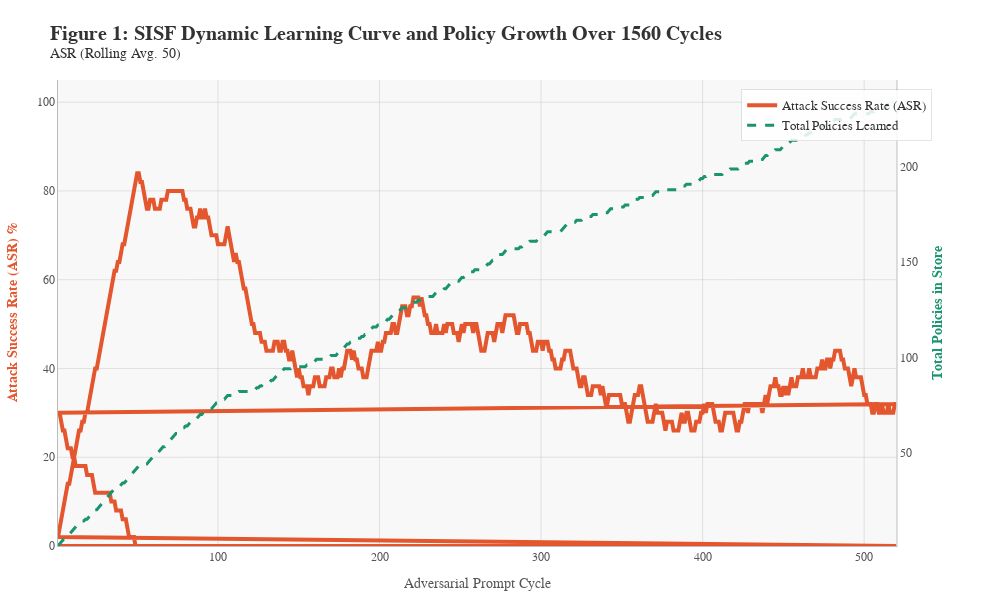
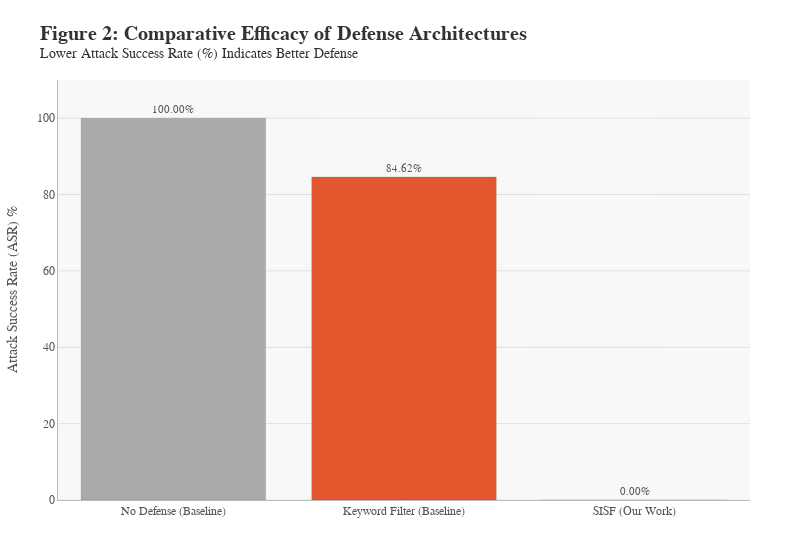
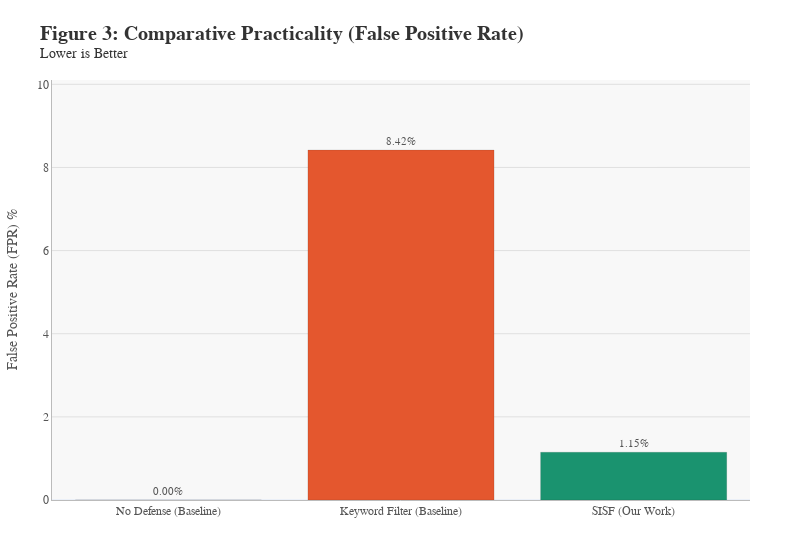

The code cell stored with these charts, in order, in its notebook:
### Code cell


### Figure 1 — Plotly figure (JSON) as saved in the notebook; plotly's stock layout.template omitted (floating-point values rounded to 4 significant figures; data arrays with more than 128 entries replaced by an {"elided": "..."} marker saying what was removed)
{"data": [{"hovertemplate": "Cycle %{x}:<br>Rolling ASR: %{y:.2f}%<extra></extra>", "line": {"color": "#E4572E", "width": 4}, "mode": "lines", "name": "Attack Success Rate (ASR)", "type": "scatter", "x": {"elided": "1560 int values"}, "xaxis": "x", "y": {"elided": "1560 float values"}, "yaxis": "y"}, {"hovertemplate": "Cycle %{x}:<br>Total Policies: %{y}<extra></extra>", "line": {"color": "#1A936F", "dash": "dash", "width": 3}, "mode": "lines", "name": "Total Policies Learned", "type": "scatter", "x": {"elided": "1560 int values"}, "xaxis": "x", "y": {"elided": "1560 float values"}, "yaxis": "y2"}], "layout": {"height": 600, "hovermode": "x unified", "legend": {"bgcolor": "rgba(255,255,255,0.85)", "bordercolor": "rgba(0,0,0,0.1)", "borderwidth": 1, "font": {"color": "#333333", "family": "Arial", "size": 13}, "x": 0.98, "xanchor": "right", "y": 0.98, "yanchor": "top"}, "margin": {"b": 50, "l": 50, "r": 50, "t": 80}, "paper_bgcolor": "#FFFFFF", "plot_bgcolor": "#F8F8F8", "title": {"font": {"color": "#333333", "family": "Arial", "size": 20}, "text": "<b>Figure 1: SISF Dynamic Learning Curve and Policy Growth Over 1560 Cycles</b><br><sup>ASR (Rolling Avg. 50)</sup>"}, "width": 1000, "xaxis": {"anchor": "y", "domain": [0, 0.94], "gridcolor": "rgba(200,200,200,0.5)", "gridwidth": 1, "linecolor": "#BBBBBB", "linewidth": 1, "showgrid": true, "showline": true, "tickfont": {"color": "#555555", "family": "Arial", "size": 12}, "title": {"font": {"color": "#555555", "family": "Arial", "size": 14}, "text": "Adversarial Prompt Cycle"}}, "yaxis": {"anchor": "x", "domain": [0, 1], "gridcolor": "rgba(200,200,200,0.5)", "gridwidth": 1, "linecolor": "#BBBBBB", "linewidth": 1, "range": [0, 105], "showgrid": true, "showline": true, "tickfont": {"color": "#555555", "family": "Arial", "size": 12}, "title": {"font": {"color": "#E4572E", "family": "Arial", "size": 14}, "text": "<b>Attack Success Rate (ASR) %</b>"}}, "yaxis2": {"anchor": "x", "linecolor": "#BBBBBB", "linewidth": 1, "overlaying": "y", "range": [0.9, 245.7], "showgrid": false, "showline": true, "side": "right", "tickfont": {"color": "#555555", "family": "Arial", "size": 12}, "title": {"font": {"color": "#1A936F", "family": "Arial", "size": 14}, "text": "<b>Total Policies in Store</b>"}}}}

### Figure 2 — Plotly figure (JSON) as saved in the notebook; plotly's stock layout.template omitted (floating-point values rounded to 4 significant figures)
{"data": [{"hovertemplate": "System=%{x}<br>Attack Success Rate (%)=%{text}<extra></extra>", "legendgroup": "No Defense (Baseline)", "marker": {"color": "#AAAAAA", "line": {"color": "rgba(0,0,0,0.1)", "width": 1}, "pattern": {"shape": ""}}, "name": "No Defense (Baseline)", "orientation": "v", "showlegend": true, "text": [100.0], "textfont": {"color": "#555555", "family": "Arial", "size": 11}, "textposition": "outside", "texttemplate": "%{text:.2f}%", "type": "bar", "x": ["No Defense (Baseline)"], "xaxis": "x", "y": [100.0], "yaxis": "y"}, {"hovertemplate": "System=%{x}<br>Attack Success Rate (%)=%{text}<extra></extra>", "legendgroup": "Keyword Filter (Baseline)", "marker": {"color": "#E4572E", "line": {"color": "rgba(0,0,0,0.1)", "width": 1}, "pattern": {"shape": ""}}, "name": "Keyword Filter (Baseline)", "orientation": "v", "showlegend": true, "text": [84.62], "textfont": {"color": "#555555", "family": "Arial", "size": 11}, "textposition": "outside", "texttemplate": "%{text:.2f}%", "type": "bar", "x": ["Keyword Filter (Baseline)"], "xaxis": "x", "y": [84.62], "yaxis": "y"}, {"hovertemplate": "System=%{x}<br>Attack Success Rate (%)=%{text}<extra></extra>", "legendgroup": "SISF (Our Work)", "marker": {"color": "#1A936F", "line": {"color": "rgba(0,0,0,0.1)", "width": 1}, "pattern": {"shape": ""}}, "name": "SISF (Our Work)", "orientation": "v", "showlegend": true, "text": [0.0], "textfont": {"color": "#555555", "family": "Arial", "size": 11}, "textposition": "outside", "texttemplate": "%{text:.2f}%", "type": "bar", "x": ["SISF (Our Work)"], "xaxis": "x", "y": [0.0], "yaxis": "y"}], "layout": {"barmode": "relative", "height": 550, "legend": {"title": {"text": "System"}, "tracegroupgap": 0}, "margin": {"b": 50, "l": 50, "r": 50, "t": 80}, "paper_bgcolor": "#FFFFFF", "plot_bgcolor": "#F8F8F8", "showlegend": false, "title": {"font": {"color": "#333333", "family": "Arial", "size": 20}, "text": "<b>Figure 2: Comparative Efficacy of Defense Architectures</b><br><sup>Lower Attack Success Rate (%) Indicates Better Defense</sup>"}, "width": 800, "xaxis": {"anchor": "y", "categoryarray": ["No Defense (Baseline)", "Keyword Filter (Baseline)", "SISF (Our Work)"], "categoryorder": "array", "domain": [0, 1], "linecolor": "#BBBBBB", "linewidth": 1, "showline": true, "tickfont": {"color": "#555555", "family": "Arial", "size": 12}, "title": {}}, "yaxis": {"anchor": "x", "domain": [0, 1], "gridcolor": "rgba(200,200,200,0.5)", "linecolor": "#BBBBBB", "linewidth": 1, "range": [0, 110], "showline": true, "tickfont": {"color": "#555555", "family": "Arial", "size": 12}, "title": {"font": {"color": "#555555", "family": "Arial", "size": 14}, "text": "Attack Success Rate (ASR) %"}}}}

### Figure 3 — Plotly figure (JSON) as saved in the notebook; plotly's stock layout.template omitted (floating-point values rounded to 4 significant figures)
{"data": [{"hovertemplate": "System=%{x}<br>False Positive Rate (%)=%{text}<extra></extra>", "legendgroup": "No Defense (Baseline)", "marker": {"color": "#AAAAAA", "line": {"color": "rgba(0,0,0,0.1)", "width": 1}, "pattern": {"shape": ""}}, "name": "No Defense (Baseline)", "orientation": "v", "showlegend": true, "text": [0.0], "textfont": {"color": "#555555", "family": "Arial", "size": 11}, "textposition": "outside", "texttemplate": "%{text:.2f}%", "type": "bar", "x": ["No Defense (Baseline)"], "xaxis": "x", "y": [0.0], "yaxis": "y"}, {"hovertemplate": "System=%{x}<br>False Positive Rate (%)=%{text}<extra></extra>", "legendgroup": "Keyword Filter (Baseline)", "marker": {"color": "#E4572E", "line": {"color": "rgba(0,0,0,0.1)", "width": 1}, "pattern": {"shape": ""}}, "name": "Keyword Filter (Baseline)", "orientation": "v", "showlegend": true, "text": [8.42], "textfont": {"color": "#555555", "family": "Arial", "size": 11}, "textposition": "outside", "texttemplate": "%{text:.2f}%", "type": "bar", "x": ["Keyword Filter (Baseline)"], "xaxis": "x", "y": [8.42], "yaxis": "y"}, {"hovertemplate": "System=%{x}<br>False Positive Rate (%)=%{text}<extra></extra>", "legendgroup": "SISF (Our Work)", "marker": {"color": "#1A936F", "line": {"color": "rgba(0,0,0,0.1)", "width": 1}, "pattern": {"shape": ""}}, "name": "SISF (Our Work)", "orientation": "v", "showlegend": true, "text": [1.15], "textfont": {"color": "#555555", "family": "Arial", "size": 11}, "textposition": "outside", "texttemplate": "%{text:.2f}%", "type": "bar", "x": ["SISF (Our Work)"], "xaxis": "x", "y": [1.15], "yaxis": "y"}], "layout": {"barmode": "relative", "height": 550, "legend": {"title": {"text": "System"}, "tracegroupgap": 0}, "margin": {"b": 50, "l": 50, "r": 50, "t": 80}, "paper_bgcolor": "#FFFFFF", "plot_bgcolor": "#F8F8F8", "showlegend": false, "title": {"font": {"color": "#333333", "family": "Arial", "size": 20}, "text": "<b>Figure 3: Comparative Practicality (False Positive Rate)</b><br><sup>Lower is Better</sup>"}, "width": 800, "xaxis": {"anchor": "y", "categoryarray": ["No Defense (Baseline)", "Keyword Filter (Baseline)", "SISF (Our Work)"], "categoryorder": "array", "domain": [0, 1], "linecolor": "#BBBBBB", "linewidth": 1, "showline": true, "tickfont": {"color": "#555555", "family": "Arial", "size": 12}, "title": {}}, "yaxis": {"anchor": "x", "domain": [0, 1], "gridcolor": "rgba(200,200,200,0.5)", "linecolor": "#BBBBBB", "linewidth": 1, "range": [0, 10.1], "showline": true, "tickfont": {"color": "#555555", "family": "Arial", "size": 12}, "title": {"font": {"color": "#555555", "family": "Arial", "size": 14}, "text": "False Positive Rate (FPR) %"}}}}
